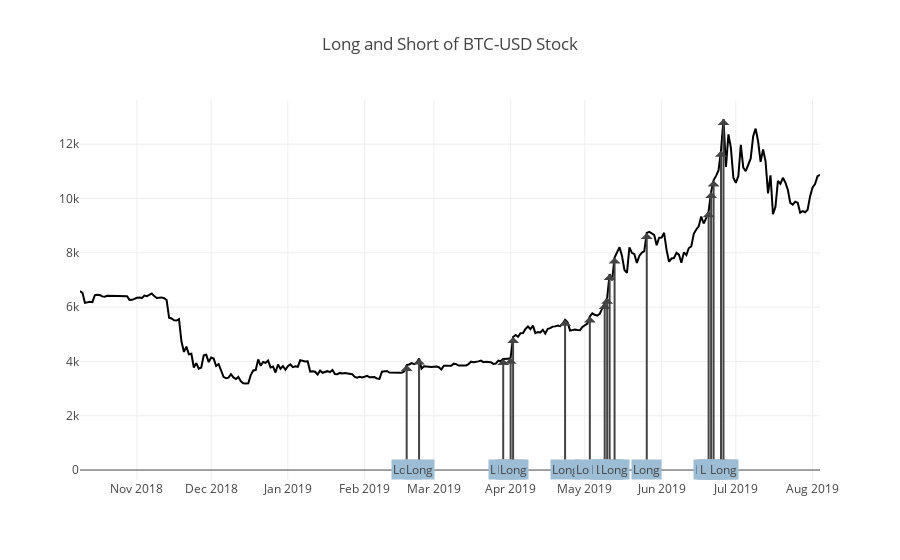

Here is the notebook cell this chart was saved with:
### Markdown cell above
### View Data
Let's compare the signals you generated against the close prices. This chart will show a lot of signals. Too many in fact. We'll talk about filtering the redundant signals in the next problem.

### Code cell
signal = get_long_short(close, lookback_high, lookback_low)
project_helper.plot_signal(
    close[apple_ticker],
    signal[apple_ticker],
    'Long and Short of {} Stock'.format(apple_ticker))

### Figure 1 — Plotly figure (JSON) as saved in the notebook; plotly's stock layout.template omitted (floating-point values rounded to 4 significant figures; data arrays with more than 128 entries replaced by an {"elided": "..."} marker saying what was removed)
{"data": [{"line": {"color": "black"}, "name": "Index", "type": "scatter", "x": {"elided": "300 str values"}, "y": {"elided": "300 float values"}}], "layout": {"annotations": [{"ax": 0, "ay": 20, "ayref": "y", "bgcolor": "#9dbdd5", "text": "Long", "x": "2019-02-18", "y": 3867}, {"ax": 0, "ay": 20, "ayref": "y", "bgcolor": "#9dbdd5", "text": "Long", "x": "2019-02-23", "y": 4110}, {"ax": 0, "ay": 20, "ayref": "y", "bgcolor": "#9dbdd5", "text": "Long", "x": "2019-03-29", "y": 4091.0}, {"ax": 0, "ay": 20, "ayref": "y", "bgcolor": "#9dbdd5", "text": "Long", "x": "2019-04-01", "y": 4137}, {"ax": 0, "ay": 20, "ayref": "y", "bgcolor": "#9dbdd5", "text": "Long", "x": "2019-04-02", "y": 4902.0}, {"ax": 0, "ay": 20, "ayref": "y", "bgcolor": "#9dbdd5", "text": "Long", "x": "2019-04-23", "y": 5533.0}, {"ax": 0, "ay": 20, "ayref": "y", "bgcolor": "#9dbdd5", "text": "Long", "x": "2019-05-03", "y": 5657.0}, {"ax": 0, "ay": 20, "ayref": "y", "bgcolor": "#9dbdd5", "text": "Long", "x": "2019-05-09", "y": 6153.0}, {"ax": 0, "ay": 20, "ayref": "y", "bgcolor": "#9dbdd5", "text": "Long", "x": "2019-05-10", "y": 6343.0}, {"ax": 0, "ay": 20, "ayref": "y", "bgcolor": "#9dbdd5", "text": "Long", "x": "2019-05-11", "y": 7220.0}, {"ax": 0, "ay": 20, "ayref": "y", "bgcolor": "#9dbdd5", "text": "Long", "x": "2019-05-13", "y": 7825.0}, {"ax": 0, "ay": 20, "ayref": "y", "bgcolor": "#9dbdd5", "text": "Long", "x": "2019-05-26", "y": 8732.0}, {"ax": 0, "ay": 20, "ayref": "y", "bgcolor": "#9dbdd5", "text": "Long", "x": "2019-06-20", "y": 9531.0}, {"ax": 0, "ay": 20, "ayref": "y", "bgcolor": "#9dbdd5", "text": "Long", "x": "2019-06-21", "y": 10240.0}, {"ax": 0, "ay": 20, "ayref": "y", "bgcolor": "#9dbdd5", "text": "Long", "x": "2019-06-22", "y": 10670.0}, {"ax": 0, "ay": 20, "ayref": "y", "bgcolor": "#9dbdd5", "text": "Long", "x": "2019-06-25", "y": 11760.0}, {"ax": 0, "ay": 20, "ayref": "y", "bgcolor": "#9dbdd5", "text": "Long", "x": "2019-06-26", "y": 12930.0}], "title": "Long and Short of BTC-USD Stock"}}
